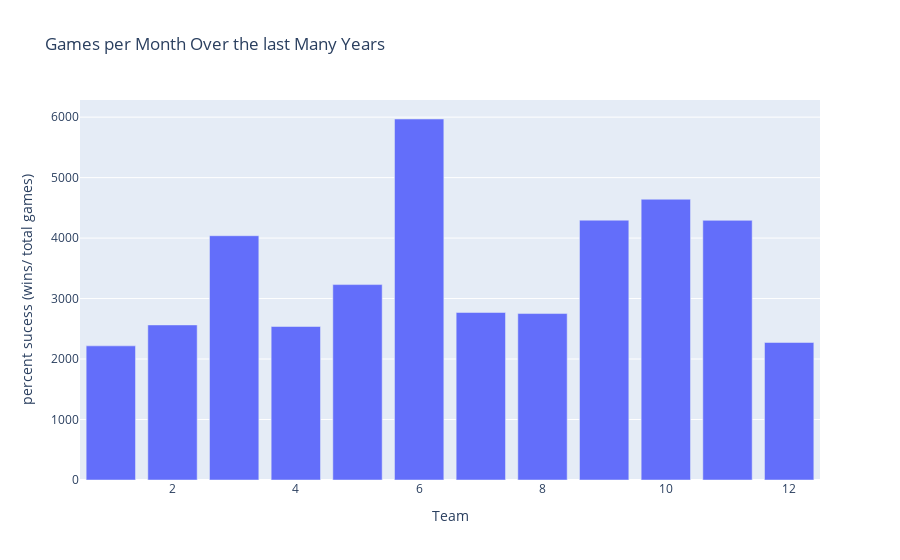

Notebook source saved alongside this figure:
### Markdown cell above
### Plotly

### Code cell
y = month_df.date
x=month_df.month


data = [go.Bar(
    x=x,
    y=y
)]

# create the layout
layout = go.Layout(
    title='Games per Month Over the last Many Years',
    xaxis = dict(title = 'Team'), # x-axis label
    yaxis = dict(title = 'percent sucess (wins/ total games)'),
)

# create the figure
fig = go.Figure(data=data, layout=layout)
fig.show()

### Figure 1 — Plotly figure (JSON) as saved in the notebook; plotly's stock layout.template omitted (floating-point values rounded to 4 significant figures)
{"data": [{"type": "bar", "x": [1, 2, 3, 4, 5, 6, 7, 8, 9, 10, 11, 12], "y": [2218, 2564, 4039, 2538, 3231, 5969, 2770, 2752, 4296, 4642, 4293, 2274]}], "layout": {"autosize": true, "title": {"text": "Games per Month Over the last Many Years"}, "xaxis": {"autorange": true, "range": [0.5, 12.5], "title": {"text": "Team"}, "type": "linear"}, "yaxis": {"autorange": true, "range": [0, 6283.0], "title": {"text": "percent sucess (wins/ total games)"}, "type": "linear"}}}
